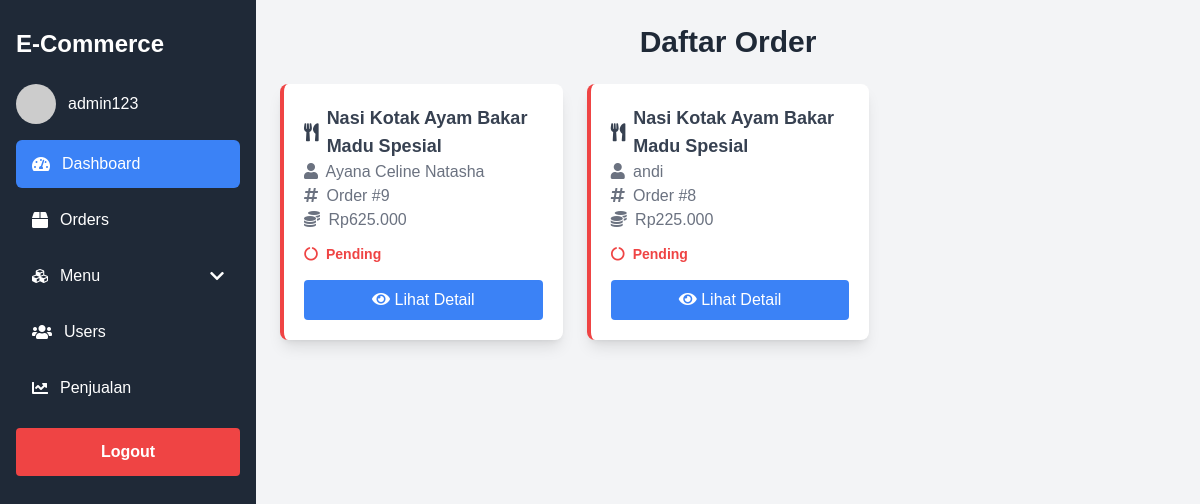
The page /order_manage.php (signed in) on the database its author committed.
### tables this page shows
CREATE TABLE `orders` (
  `id` int NOT NULL,
  `user_id` int NOT NULL,
  `menu_id` int NOT NULL,
  `quantity` int DEFAULT '1',
  `total_price` int NOT NULL,
  `delivery_option` enum('Delivery','Pickup') NOT NULL,
  `delivery_date` date NOT NULL,
  `delivery_time` time NOT NULL,
  `address` text,
  `payment_method` enum('COD') DEFAULT 'COD',
  `special_instructions` text,
  `status` enum('Pending','Diproses','Selesai') DEFAULT 'Pending',
  `created_at` timestamp NULL DEFAULT CURRENT_TIMESTAMP
);

CREATE TABLE `menu` (
  `id` int NOT NULL,
  `name` varchar(255) NOT NULL,
  `description` text NOT NULL,
  `price` decimal(10,2) NOT NULL,
  `image` longblob NOT NULL,
  `category_id` int DEFAULT NULL
);

CREATE TABLE `users` (
  `id` int NOT NULL,
  `username` varchar(50) NOT NULL,
  `password` varchar(255) NOT NULL,
  `role` enum('admin','user') DEFAULT 'user',
  `email` varchar(100) DEFAULT NULL,
  `created_at` timestamp NULL DEFAULT CURRENT_TIMESTAMP,
  `profile_picture` longblob
);

### order_manage.php (the view, shortened to what this page needs)
<?php
include 'db.php';
$orders = $conn->query("SELECT orders.id, users.username, menu.name AS menu_name, orders.quantity, orders.total_price, orders.status, orders.created_at
                        FROM orders
                        JOIN users ON orders.user_id = users.id
                        JOIN menu ON orders.menu_id = menu.id
                        ORDER BY orders.created_at DESC");
?>
<html lang="en">
<head>
    <script src="https://cdn.tailwindcss.com"></script>
    <link rel="stylesheet" href="https://cdnjs.cloudflare.com/ajax/libs/font-awesome/5.15.3/css/all.min.css">
</head>
</head>
<body class="bg-gray-100">
  <div class="flex h-screen">
     <div class="sidebar bg-gray-800 text-white py-7 px-4 fixed h-screen w-64">
            <div>
                <div class="text-2xl font-extrabold mb-6">E-Commerce</div>
                <div class="flex items-center space-x-3 mb-4">
                    <img src="https://placehold.co/40x40" class="rounded-full w-10 h-10">
                    <span>admin123</span>
                </div>
                <nav class="space-y-2">
                    <a href="dashboard.php" class="flex items-center py-3 px-4 rounded transition duration-200 hover:bg-gray-700 bg-blue-500">
                        <i class="fas fa-tachometer-alt mr-3"></i> Dashboard
                    </a>
                    <a href="order_manage.php" class="flex items-center py-3 px-4 rounded transition duration-200 hover:bg-gray-700">
                        <i class="fas fa-box mr-3"></i> Orders
                    </a>
                    <div class="relative">
                        <button id="menuDropdownBtn" class="flex items-center justify-between w-full py-3 px-4 rounded transition duration-200 hover:bg-gray-700">
                            <div class="flex items-center">
                                <i class="fas fa-cubes mr-3"></i> Menu
                            </div>
                            <i class="fas fa-chevron-down"></i>
                        </button>
                    </div>
                    <a href="user_manage.php" class="flex items-center py-3 px-4 rounded transition duration-200 hover:bg-gray-700">
                        <i class="fas fa-users mr-3"></i> Users
                    </a>
                    <a href="sales_report.php" class="flex items-center py-3 px-4 rounded transition duration-200 hover:bg-gray-700">
                        <i class="fas fa-chart-line mr-3"></i> Penjualan
                    </a>
                </nav>
            </div>
            <form action="logout.php" method="POST">
                <button type="submit" class="bg-red-500 hover:bg-red-700 text-white font-bold py-3 px-4 rounded w-full mt-4">
                    Logout
                </button>
            </form>
        </div>
<body class="bg-gray-100 p-6">
<div class="flex-1 p-6 ml-64">
        <h1 class="text-3xl font-bold mb-6 text-center text-gray-800">Daftar Order</h1>
        <div class="grid grid-cols-1 md:grid-cols-2 lg:grid-cols-3 gap-6">
            <?php while ($order = $orders->fetch_assoc()) { ?>
            <div class="bg-white shadow-lg rounded-lg p-5 border-l-4 <?php
                echo ($order['status'] == 'Pending') ? 'border-red-500' :
                     (($order['status'] == 'Diproses') ? 'border-yellow-500' : 'border-green-500');
            ?>">
                <h2 class="text-lg font-semibold text-gray-700 flex items-center">
                    <i class="fas fa-utensils mr-2"></i> <?php echo htmlspecialchars($order['menu_name']); ?>
                </h2>
                <p class="text-gray-500"><i class="fas fa-user mr-1"></i> <?php echo htmlspecialchars($order['username']); ?></p>
                <p class="text-gray-500"><i class="fas fa-hashtag mr-1"></i> Order #<?php echo $order['id']; ?></p>
                <p class="text-gray-500"><i class="fas fa-coins mr-1"></i> Rp<?php echo number_format($order['total_price'], 0, ',', '.'); ?></p>
                <p class="mt-3 text-sm font-semibold flex items-center <?php
                    echo ($order['status'] == 'Pending') ? 'text-red-500' :
                         (($order['status'] == 'Diproses') ? 'text-yellow-500' : 'text-green-500');
                ?>">
                    <i class="fas fa-circle-notch mr-2"></i> <?php echo ucfirst($order['status']); ?>
                </p>
                <a href="detail_order.php?id=<?php echo $order['id']; ?>"
                   class="mt-4 block bg-blue-500 text-white text-center py-2 rounded hover:bg-blue-700 transition duration-200">
                   <i class="fas fa-eye"></i> Lihat Detail
                </a>
            </div>
            <?php } ?>
        </div>
    </div>
</body>
</html>

### order_manage.php (style rules this page uses)
body { background-color: #f3f4f6; font-family: Arial, sans-serif; }
.sidebar { width: 16rem; background-color: #1f2937; color: white; padding: 1.75rem 1rem; height: 100vh; position: fixed; }
.sidebar nav a { display: flex; align-items: center; padding: 0.75rem 1rem; border-radius: 0.375rem; text-decoration: none; color: white; transition: background-color 0.3s; }

### rows shown on the page
orders: menu.name "Nasi Kotak Ayam Bakar Madu Spesial", user.username "Ayana Celine Natasha", id "9", total_price "625.000", status "Pending"
orders: menu.name "Nasi Kotak Ayam Bakar Madu Spesial", user.username "andi", id "8", total_price "225.000", status "Pending"
